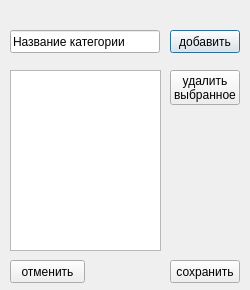
<?xml version="1.0" encoding="UTF-8"?>
<ui version="4.0">
 <class>Dialog</class>
 <widget class="QDialog" name="Dialog">
  <property name="geometry">
   <rect>
    <x>0</x>
    <y>0</y>
    <width>250</width>
    <height>290</height>
   </rect>
  </property>
  <property name="windowTitle">
   <string>Dialog</string>
  </property>
  <widget class="QLineEdit" name="cat_name">
   <property name="geometry">
    <rect>
     <x>10</x>
     <y>30</y>
     <width>150</width>
     <height>23</height>
    </rect>
   </property>
   <property name="text">
    <string>Название категории</string>
   </property>
  </widget>
  <widget class="QPushButton" name="btn_cat_add">
   <property name="geometry">
    <rect>
     <x>170</x>
     <y>30</y>
     <width>70</width>
     <height>23</height>
    </rect>
   </property>
   <property name="text">
    <string>добавить</string>
   </property>
  </widget>
  <widget class="QPushButton" name="btn_cancel">
   <property name="geometry">
    <rect>
     <x>10</x>
     <y>260</y>
     <width>75</width>
     <height>23</height>
    </rect>
   </property>
   <property name="text">
    <string>отменить</string>
   </property>
  </widget>
  <widget class="QPushButton" name="btn_save">
   <property name="geometry">
    <rect>
     <x>170</x>
     <y>260</y>
     <width>70</width>
     <height>23</height>
    </rect>
   </property>
   <property name="text">
    <string>сохранить</string>
   </property>
  </widget>
  <widget class="QTableWidget" name="table_cat">
   <property name="geometry">
    <rect>
     <x>10</x>
     <y>70</y>
     <width>151</width>
     <height>181</height>
    </rect>
   </property>
  </widget>
  <widget class="QPushButton" name="btn_cat_del">
   <property name="geometry">
    <rect>
     <x>170</x>
     <y>70</y>
     <width>70</width>
     <height>35</height>
    </rect>
   </property>
   <property name="text">
    <string>удалить
выбранное</string>
   </property>
  </widget>
  <widget class="QLabel" name="label">
   <property name="geometry">
    <rect>
     <x>10</x>
     <y>0</y>
     <width>231</width>
     <height>31</height>
    </rect>
   </property>
   <property name="font">
    <font>
     <pointsize>10</pointsize>
    </font>
   </property>
   <property name="text">
    <string/>
   </property>
  </widget>
 </widget>
 <resources/>
 <connections/>
</ui>
